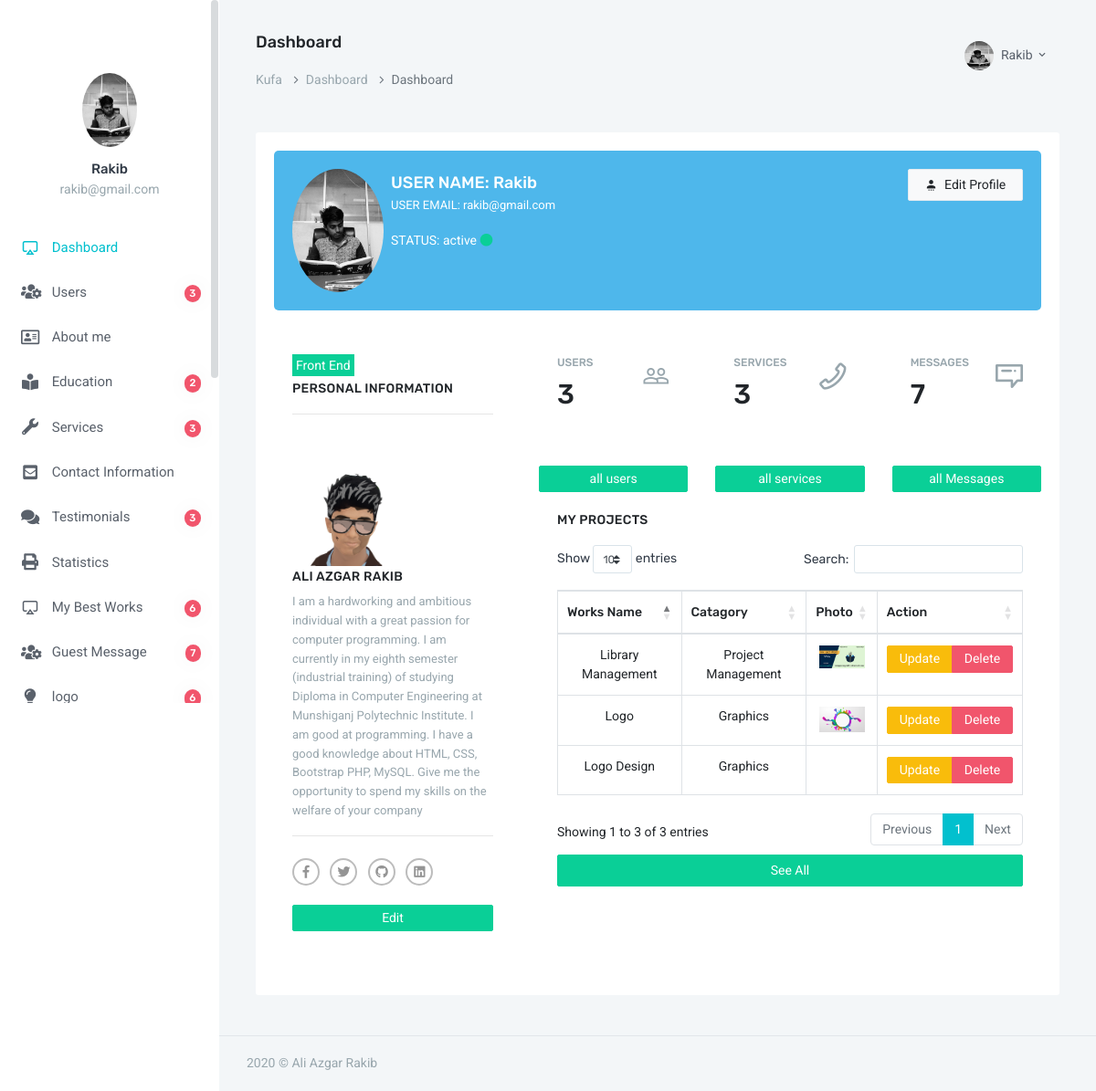
/admin/index.php (signed in), run on the app's committed database.
### tables this page shows
CREATE TABLE `users` (
  `id` int(3) NOT NULL,
  `fname` varchar(100) NOT NULL,
  `email` varchar(100) NOT NULL,
  `password` varchar(255) NOT NULL,
  `status` int(1) NOT NULL DEFAULT 1,
  `photo` varchar(100) NOT NULL DEFAULT 'default.png'
);

CREATE TABLE `about_me` (
  `id` int(2) NOT NULL,
  `name` varchar(100) NOT NULL,
  `intro` varchar(300) NOT NULL,
  `details` text NOT NULL,
  `fb_link` varchar(100) NOT NULL,
  `twitter_link` varchar(100) NOT NULL,
  `linkedin_link` varchar(100) NOT NULL,
  `github_link` varchar(100) NOT NULL,
  `photo` varchar(120) NOT NULL
);

CREATE TABLE `my_best_works` (
  `id` int(2) NOT NULL,
  `works_name` varchar(100) NOT NULL,
  `catagory` varchar(100) NOT NULL,
  `photo` varchar(110) NOT NULL DEFAULT 'default.jpg'
);

### admin/index.php (the view, shortened to what the rows shown need)
<?php
require_once "header.php";
require_once "db.php";
$email = $_SESSION['user_email'];
$query = "SELECT * FROM users WHERE email='$email'";
$result = $dbcon -> query($query);
$row = $result -> fetch_assoc();
$about_me = $dbcon->query("SELECT * FROM about_me");
$result = $about_me -> fetch_assoc();
$all_works = $dbcon->query("SELECT * FROM my_best_works ORDER BY id DESC LIMIT 3");
?>
    <div class="row">
                            <div class="col-sm-12">
                                <div class="profile-user-box card-box bg-info">
                                    <div class="row text-dark">
                                        <div class="col-sm-6">
                                            <span class="float-left mr-2"><img src="image/users/<?=$row['photo']?>" alt="profile_photo" width='100' class="avatar-xl rounded-circle"></span>
                                            <div class="media-body text-white">
                                                <h4 class="mt-1 mb-1 text-white font-18">USER NAME: <?=$row['fname']?></h4>
                                                <p class="font-13">USER EMAIL: <?=$row['email']?></p>
                                                <p class="mb-0">STATUS: active <i class="fa fa-circle text-success"></i></p>
                                            </div>
                                        </div>
                                    </div>
                                </div>
                            </div>
                        </div>
                        <div class="row">
                            <div class="col-xl-4">
                                <div class="card-box">
                                    <span class="bg-success p-1 text-white mb-1">Front End</span>
                                    <h4 class="header-title mt-1">Personal Information</h4>
                                    <hr>
                                    <img  src="image/profile/<?=$result['photo']?>" style="width: 150px;" >
                                    <h5 class="header-title mt-1"><?=$result['name']?></h5>
                                    <div class="panel-body">
                                        <p class="text-muted font-13"><?=$result['details']?></p>
                                        <hr/>
                                        <ul class="social-links list-inline mt-4 mb-0 mx-auto">
                                            <li class="list-inline-item">
                                            </li>
                                            <li class="list-inline-item">
                                            </li>
                                            <li class="list-inline-item">
                                            </li>
                                            <li class="list-inline-item">
                                            </li>
                                        </ul>
                                    </div>
                                    <br>
                                    <a class="btn btn-sm btn-block btn-success" href="about_me.php">Edit</a>
                                </div>
                              </div>
                            <div class="col-xl-8">
                                <div class="row">
                                    <div class="col-sm-4">
                                        <div class="card-box tilebox-one">
                                            <h2 class="" data-plugin="counterup">
                                              <?php
                                              $result = $dbcon->query("SELECT COUNT(*) AS total_users FROM users");
                                              $row = $result->fetch_assoc();
                                              echo $row['total_users'];
                                              ?>
                                          </h2>
                                        </div>
                                    </div>
                                    <div class="col-sm-4">
                                        <div class="card-box tilebox-one">
                                            <h2 class=""><span data-plugin="counterup">
                                              <?php
                                              $result = $dbcon->query("SELECT COUNT(*) AS total_services FROM services");
                                              $row = $result->fetch_assoc();
                                              echo $row['total_services'];
                                              ?>
                                              </span></h2>
                                        </div>
                                    </div>
                                    <div class="col-sm-4">
                                        <div class="card-box tilebox-one">
                                            <h2 class="" data-plugin="counterup">
                                              <?php
                                              $result = $dbcon->query("SELECT COUNT(*) AS total_messages FROM guest_messages");
                                              $row = $result->fetch_assoc();
                                              echo $row['total_messages'];
                                              ?>
                                              </h2>
                                        </div>
                                    </div>
                                </div>
                                <div class="card-box">
                                    <table id="example" class="table table-bordered text-center">
                                          <thead>
                                            <tr>
                                              <th>Works Name</th>
                                              <th>Catagory</th>
                                              <th>Photo</th>
                                              <th>Action</th>
                                            </tr>
                                          </thead>
                                          <tbody>
                                          <?php foreach ($all_works as $result) {
                                           ?>
                                            <tr>
                                              <td><?=$result['works_name']?></td>
                                              <td><?=$result['catagory']?></td>
                                              <td><img src="image/my_best_works/<?=$result['photo']?>" alt="" style="width: 50px;"></td>
                                              <td>
                                                <div class="btn-group">
                                                  <a class="btn btn-sm btn-warning" href="best_works_update.php?id=<?=base64_encode($result['id'])?>">Update</a>
                                                  <a class="btn btn-sm btn-danger" href="best_works_delete.php?id=<?=base64_encode($result['id'])?>">Delete</a>
                                                </div>
                                              </td>
                                            </tr>
                                          <?php } ?>
                                          </tbody>
                                        </table>
                            </div>
                        </div>
<?php
    require_once "footer.php";
?>

### admin/header.php (shortened to what the rows shown need)
<?php require_once "db.php"; ?>
<!doctype html>
<html lang="en">
<head>
        <link rel="stylesheet" href="https://cdnjs.cloudflare.com/ajax/libs/twitter-bootstrap/4.1.3/css/bootstrap.css">
        <link rel="stylesheet" href="https://cdn.datatables.net/1.10.20/css/dataTables.bootstrap4.min.css">
        <link href="assets/css/bootstrap.min.css" rel="stylesheet" type="text/css" />
        <link href="assets/css/icons.css" rel="stylesheet" type="text/css" />
        <link rel="stylesheet" href="../front_end_assets/css/fontawesome-all.min.css">
        <link href="assets/css/metismenu.min.css" rel="stylesheet" type="text/css" />
        <link href="assets/css/style.css" rel="stylesheet" type="text/css" />
    </head>
    <body>
        <div id="wrapper">
            <div class="left side-menu">
                <div class="slimscroll-menu" id="remove-scroll">
                    <div class="user-box">
                        <div class="user-img">
                <?php
                    $email_for_photo = $_SESSION['user_email'];
                    $query_for_photo = $dbcon->query( "SELECT photo FROM users WHERE email='$email_for_photo'");
                    $photo_from_db   = $query_for_photo -> fetch_assoc();
                 ?>
                            <img src="image/users/<?=$photo_from_db['photo']?>" alt="user-img" title="Mat Helme" class="rounded-circle img-fluid">
                        </div>
                    </div>
                </div>
            </div>
            <div class="content-page">
                <div class="topbar">
                    <nav class="navbar-custom">
                        <ul class="list-unstyled topbar-right-menu float-right mb-0">
                            <li class="dropdown notification-list">
                                <a class="nav-link dropdown-toggle nav-user" data-toggle="dropdown" href="#" role="button"
                                   aria-haspopup="false" aria-expanded="false">
                                    <img src="image/users/<?=$photo_from_db['photo']?>" alt="user" class="rounded-circle"> <span class="ml-1"><?=$_SESSION['user_name']?> <i class="mdi mdi-chevron-down"></i> </span>
                                </a>
                            </li>
                        </ul>
                    </nav>
                </div>
                <div class="content">
                    <div class="container-fluid">
                        <div class="row">
                            <div class="col-12">
                                <div class="card-box">

### data on the page
users: photo (picture), fname "Rakib", email "rakib@gmail.com"
about_me: photo (picture), name "ALI AZGAR RAKIB", details "I am a hardworking and ambitious individual with a great passion for computer programming. I am currently in my eighth semester (industrial training) of studying Diploma in Computer Engineering at Munshiganj Polytechnic Institute. I am good at programming. I have a good knowledge about HTML, CSS, Bootstrap PHP, MySQL. Give me the opportunity to spend my skills on the welfare of your company"
my_best_works: works_name "Logo", catagory "Graphics", photo (picture)
my_best_works: works_name "Library Management", catagory "Project Management", photo (picture)
my_best_works: works_name "Logo Design", catagory "Graphics"

### other printed values
$_SESSION['user_name'] "Rakib"
$_SESSION['user_email'] "rakib@gmail.com"
$row['total_users'] "3"
$education_row['total_field'] "2"
$services_row['total_field'] "3"
$testimonial_row['total_field'] "3"
$best_works_row['total_field'] "6"
$guest_message_row['total_field'] "7"
$logo_row['total_field'] "6"
$title "Dashboard"
$row['total_services'] "3"
$row['total_messages'] "7"
